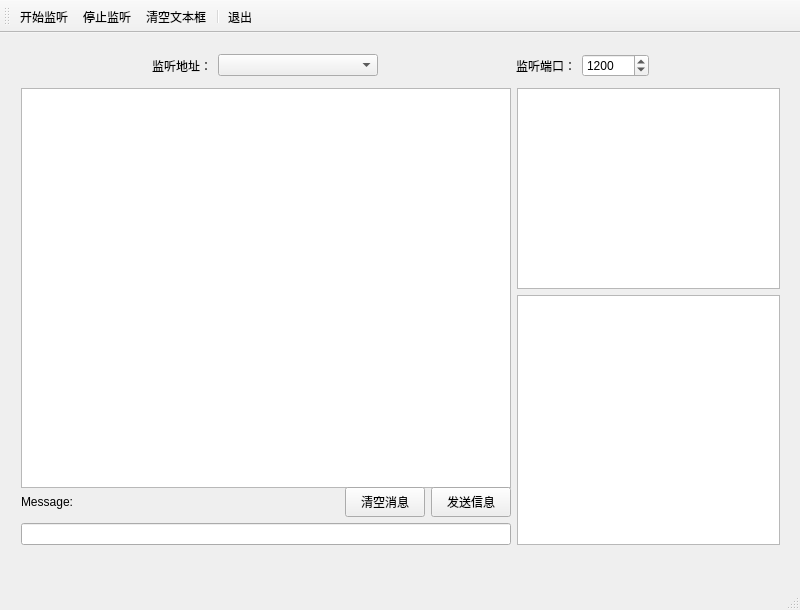
<?xml version="1.0" encoding="UTF-8"?>
<ui version="4.0">
 <class>QSerMainWind</class>
 <widget class="QMainWindow" name="QSerMainWind">
  <property name="geometry">
   <rect>
    <x>0</x>
    <y>0</y>
    <width>800</width>
    <height>610</height>
   </rect>
  </property>
  <property name="windowTitle">
   <string>QSerMainWind</string>
  </property>
  <widget class="QWidget" name="centralWidget">
   <widget class="QWidget" name="layoutWidget">
    <property name="geometry">
     <rect>
      <x>10</x>
      <y>10</y>
      <width>781</width>
      <height>518</height>
     </rect>
    </property>
    <layout class="QVBoxLayout" name="verticalLayout_3">
     <item>
      <layout class="QHBoxLayout" name="horizontalLayout_3">
       <item>
        <spacer name="horizontalSpacer_3">
         <property name="orientation">
          <enum>Qt::Horizontal</enum>
         </property>
         <property name="sizeHint" stdset="0">
          <size>
           <width>40</width>
           <height>20</height>
          </size>
         </property>
        </spacer>
       </item>
       <item>
        <widget class="QLabel" name="ListenAddress">
         <property name="text">
          <string>监听地址：</string>
         </property>
        </widget>
       </item>
       <item>
        <widget class="QComboBox" name="IPcomboBox">
         <property name="sizePolicy">
          <sizepolicy hsizetype="Preferred" vsizetype="Fixed">
           <horstretch>0</horstretch>
           <verstretch>0</verstretch>
          </sizepolicy>
         </property>
         <property name="minimumSize">
          <size>
           <width>160</width>
           <height>0</height>
          </size>
         </property>
         <property name="maximumSize">
          <size>
           <width>160</width>
           <height>16777215</height>
          </size>
         </property>
         <property name="layoutDirection">
          <enum>Qt::LeftToRight</enum>
         </property>
         <property name="sizeAdjustPolicy">
          <enum>QComboBox::AdjustToContentsOnFirstShow</enum>
         </property>
        </widget>
       </item>
       <item>
        <spacer name="horizontalSpacer_2">
         <property name="orientation">
          <enum>Qt::Horizontal</enum>
         </property>
         <property name="sizeHint" stdset="0">
          <size>
           <width>40</width>
           <height>20</height>
          </size>
         </property>
        </spacer>
       </item>
       <item>
        <widget class="QLabel" name="ListenPort">
         <property name="text">
          <string>监听端口：</string>
         </property>
        </widget>
       </item>
       <item>
        <widget class="QSpinBox" name="PortspinBox">
         <property name="maximum">
          <number>100000</number>
         </property>
         <property name="singleStep">
          <number>1000</number>
         </property>
         <property name="value">
          <number>1200</number>
         </property>
        </widget>
       </item>
       <item>
        <spacer name="horizontalSpacer_4">
         <property name="orientation">
          <enum>Qt::Horizontal</enum>
         </property>
         <property name="sizeHint" stdset="0">
          <size>
           <width>40</width>
           <height>20</height>
          </size>
         </property>
        </spacer>
       </item>
      </layout>
     </item>
     <item>
      <layout class="QHBoxLayout" name="horizontalLayout_2">
       <property name="sizeConstraint">
        <enum>QLayout::SetDefaultConstraint</enum>
       </property>
       <item>
        <layout class="QVBoxLayout" name="verticalLayout_2">
         <property name="topMargin">
          <number>5</number>
         </property>
         <property name="bottomMargin">
          <number>5</number>
         </property>
         <item>
          <widget class="QPlainTextEdit" name="MessageBrowser">
           <property name="sizePolicy">
            <sizepolicy hsizetype="Expanding" vsizetype="Expanding">
             <horstretch>0</horstretch>
             <verstretch>0</verstretch>
            </sizepolicy>
           </property>
           <property name="minimumSize">
            <size>
             <width>490</width>
             <height>400</height>
            </size>
           </property>
           <property name="maximumSize">
            <size>
             <width>490</width>
             <height>400</height>
            </size>
           </property>
          </widget>
         </item>
         <item>
          <layout class="QHBoxLayout" name="horizontalLayout">
           <item>
            <widget class="QLabel" name="MessageLabel">
             <property name="minimumSize">
              <size>
               <width>0</width>
               <height>30</height>
              </size>
             </property>
             <property name="maximumSize">
              <size>
               <width>16777215</width>
               <height>30</height>
              </size>
             </property>
             <property name="text">
              <string>Message:</string>
             </property>
             <property name="alignment">
              <set>Qt::AlignCenter</set>
             </property>
            </widget>
           </item>
           <item>
            <spacer name="horizontalSpacer">
             <property name="orientation">
              <enum>Qt::Horizontal</enum>
             </property>
             <property name="sizeHint" stdset="0">
              <size>
               <width>40</width>
               <height>30</height>
              </size>
             </property>
            </spacer>
           </item>
           <item>
            <widget class="QPushButton" name="ClearMessageButton">
             <property name="minimumSize">
              <size>
               <width>0</width>
               <height>30</height>
              </size>
             </property>
             <property name="maximumSize">
              <size>
               <width>16777215</width>
               <height>30</height>
              </size>
             </property>
             <property name="text">
              <string>清空消息</string>
             </property>
            </widget>
           </item>
           <item>
            <widget class="QPushButton" name="SendMessageButton">
             <property name="minimumSize">
              <size>
               <width>0</width>
               <height>30</height>
              </size>
             </property>
             <property name="maximumSize">
              <size>
               <width>16777215</width>
               <height>30</height>
              </size>
             </property>
             <property name="text">
              <string>发送信息</string>
             </property>
             <property name="shortcut">
              <string>Return</string>
             </property>
            </widget>
           </item>
          </layout>
         </item>
         <item>
          <widget class="QLineEdit" name="MessageEdit"/>
         </item>
        </layout>
       </item>
       <item>
        <layout class="QVBoxLayout" name="verticalLayout">
         <property name="topMargin">
          <number>5</number>
         </property>
         <property name="bottomMargin">
          <number>5</number>
         </property>
         <item>
          <widget class="QPlainTextEdit" name="StateText">
           <property name="minimumSize">
            <size>
             <width>250</width>
             <height>0</height>
            </size>
           </property>
           <property name="maximumSize">
            <size>
             <width>16777215</width>
             <height>16777215</height>
            </size>
           </property>
          </widget>
         </item>
         <item>
          <widget class="QListWidget" name="MemberView">
           <property name="minimumSize">
            <size>
             <width>0</width>
             <height>250</height>
            </size>
           </property>
           <property name="maximumSize">
            <size>
             <width>16777215</width>
             <height>16777215</height>
            </size>
           </property>
          </widget>
         </item>
        </layout>
       </item>
      </layout>
     </item>
    </layout>
   </widget>
  </widget>
  <widget class="QStatusBar" name="statusBar"/>
  <widget class="QToolBar" name="toolBar">
   <property name="windowTitle">
    <string>toolBar</string>
   </property>
   <property name="toolButtonStyle">
    <enum>Qt::ToolButtonTextUnderIcon</enum>
   </property>
   <attribute name="toolBarArea">
    <enum>TopToolBarArea</enum>
   </attribute>
   <attribute name="toolBarBreak">
    <bool>false</bool>
   </attribute>
   <addaction name="actBeginListen"/>
   <addaction name="actStopListen"/>
   <addaction name="actClear"/>
   <addaction name="separator"/>
   <addaction name="actCloseWindow"/>
  </widget>
  <action name="actBeginListen">
   <property name="icon">
    <iconset>
     <normalon>:/images/icon/kaishi.png</normalon>
    </iconset>
   </property>
   <property name="text">
    <string>开始监听</string>
   </property>
   <property name="toolTip">
    <string>开始监听</string>
   </property>
  </action>
  <action name="actStopListen">
   <property name="icon">
    <iconset>
     <normalon>:/images/icon/tingzhi.png</normalon>
    </iconset>
   </property>
   <property name="text">
    <string>停止监听</string>
   </property>
   <property name="toolTip">
    <string>停止监听</string>
   </property>
  </action>
  <action name="actCloseWindow">
   <property name="icon">
    <iconset>
     <normalon>icon/退出.png</normalon>
    </iconset>
   </property>
   <property name="text">
    <string>退出</string>
   </property>
   <property name="toolTip">
    <string>退出</string>
   </property>
  </action>
  <action name="actClear">
   <property name="icon">
    <iconset>
     <normalon>icon/清空.png</normalon>
    </iconset>
   </property>
   <property name="text">
    <string>清空文本框</string>
   </property>
   <property name="toolTip">
    <string>清空文本框</string>
   </property>
  </action>
 </widget>
 <layoutdefault spacing="6" margin="11"/>
 <resources/>
 <connections>
  <connection>
   <sender>actCloseWindow</sender>
   <signal>triggered()</signal>
   <receiver>QSerMainWind</receiver>
   <slot>close()</slot>
   <hints>
    <hint type="sourcelabel">
     <x>-1</x>
     <y>-1</y>
    </hint>
    <hint type="destinationlabel">
     <x>399</x>
     <y>299</y>
    </hint>
   </hints>
  </connection>
  <connection>
   <sender>actClear</sender>
   <signal>triggered()</signal>
   <receiver>MessageBrowser</receiver>
   <slot>clear()</slot>
   <hints>
    <hint type="sourcelabel">
     <x>-1</x>
     <y>-1</y>
    </hint>
    <hint type="destinationlabel">
     <x>257</x>
     <y>278</y>
    </hint>
   </hints>
  </connection>
  <connection>
   <sender>ClearMessageButton</sender>
   <signal>clicked()</signal>
   <receiver>MessageEdit</receiver>
   <slot>clear()</slot>
   <hints>
    <hint type="sourcelabel">
     <x>355</x>
     <y>532</y>
    </hint>
    <hint type="destinationlabel">
     <x>257</x>
     <y>571</y>
    </hint>
   </hints>
  </connection>
 </connections>
</ui>
